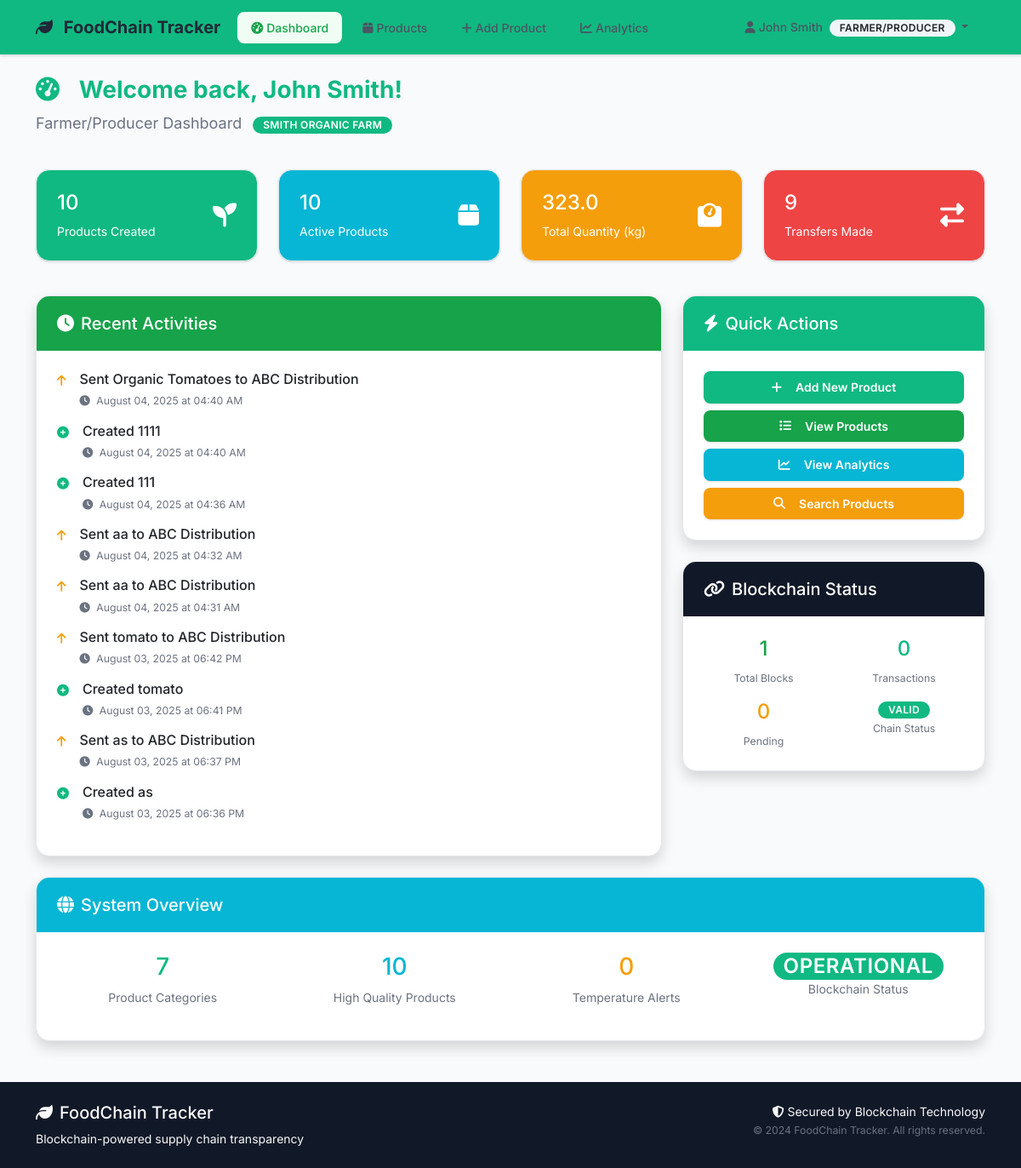
The page /dashboard/ (signed in) on the database its author committed.
### models/user.py (models this page shows, shortened)
class User(UserMixin, db.Model):
    __tablename__ = 'users'
    id = db.Column(db.Integer, primary_key=True)
    username = db.Column(db.String(80), unique=True, nullable=False)
    email = db.Column(db.String(120), unique=True, nullable=False)
    password_hash = db.Column(db.String(200), nullable=False)
    full_name = db.Column(db.String(100), nullable=False)
    phone = db.Column(db.String(20))
    address = db.Column(db.Text)
    role = db.Column(db.String(20), nullable=False)  # 'farmer', 'distributor', 'retailer', 'inspector'
    company_name = db.Column(db.String(100))
    license_number = db.Column(db.String(50))  # Business license or certification
    is_active = db.Column(db.Boolean, default=True)
    is_verified = db.Column(db.Boolean, default=False)  # For business verification
    created_at = db.Column(db.DateTime, default=datetime.utcnow)
    last_login = db.Column(db.DateTime)
    products_created = db.relationship('Product', foreign_keys='Product.created_by',
                                     backref='creator', lazy='dynamic')
    sent_transactions = db.relationship('Transaction', foreign_keys='Transaction.from_user_id',
                                      backref='sender', lazy='dynamic')
    received_transactions = db.relationship('Transaction', foreign_keys='Transaction.to_user_id',
                                          backref='receiver', lazy='dynamic')
    def get_role_display(self):
        role_names = {
            'farmer': 'Farmer/Producer',
            'distributor': 'Distributor',
            'retailer': 'Retailer',
            'inspector': 'Inspector'
        }
        return role_names.get(self.role, self.role.title())
    def can_create_products(self):
        return self.role == 'farmer'

### models/blockchain.py (models this page shows, shortened)
class Transaction(db.Model):
    __tablename__ = 'transactions'
    id = db.Column(db.Integer, primary_key=True)
    transaction_id = db.Column(db.String(100), unique=True, nullable=False)
    block_index = db.Column(db.Integer)  # Which block contains this transaction
    product_id = db.Column(db.Integer, db.ForeignKey('products.id'), nullable=False)
    from_user_id = db.Column(db.Integer, db.ForeignKey('users.id'), nullable=False)
    to_user_id = db.Column(db.Integer, db.ForeignKey('users.id'), nullable=False)
    transaction_type = db.Column(db.String(50), nullable=False)  # 'create', 'transfer', 'receive'
    quantity = db.Column(db.Float, nullable=False)
    notes = db.Column(db.Text)
    location = db.Column(db.String(200))
    latitude = db.Column(db.Float)
    longitude = db.Column(db.Float)
    temperature = db.Column(db.Float)
    humidity = db.Column(db.Float)
    pressure = db.Column(db.Float)
    vehicle_id = db.Column(db.String(50))
    transport_method = db.Column(db.String(50))  # 'truck', 'ship', 'plane', etc.
    expected_delivery = db.Column(db.DateTime)
    quality_check_passed = db.Column(db.Boolean, default=True)
    quality_notes = db.Column(db.Text)
    signature = db.Column(db.Text)
    timestamp = db.Column(db.DateTime, default=datetime.utcnow)
    created_at = db.Column(db.DateTime, default=datetime.utcnow)

### routes/dashboard.py (the view)
@dashboard_bp.route('/')
@login_required
def main():
    blockchain_info = get_blockchain_info()
    user_stats = get_user_statistics(current_user)
    recent_activities = get_recent_activities(current_user)
    system_overview = get_system_overview()
    return render_template('dashboard/main.html',
                         user=current_user,
                         blockchain_info=blockchain_info,
                         user_stats=user_stats,
                         recent_activities=recent_activities,
                         system_overview=system_overview)

### templates/dashboard/main.html (shortened to what this page needs)
{% extends "base.html" %}
{% block content %}
<div class="row mb-4">
    <div class="col-12">
        <h1 class="display-6 fw-bold text-success">
            <i class="fas fa-tachometer-alt me-3"></i>
            Welcome back, {{ current_user.full_name }}!
        </h1>
        <p class="lead text-muted">
            {{ current_user.get_role_display() }} Dashboard
            <span class="badge bg-success ms-2">{{ current_user.company_name or 'Individual' }}</span>
        </p>
    </div>
</div>
<div class="row mb-4">
    {% if current_user.role == 'farmer' %}
        <div class="col-md-3 mb-3">
            <div class="card bg-success text-white">
                <div class="card-body">
                    <div class="d-flex justify-content-between">
                        <div>
                            <h4 class="card-title">{{ user_stats.products_created or 0 }}</h4>
                            <p class="card-text">Products Created</p>
                        </div>
                        <div class="align-self-center">
                            <i class="fas fa-seedling fa-2x"></i>
                        </div>
                    </div>
                </div>
            </div>
        </div>
        <div class="col-md-3 mb-3">
            <div class="card bg-info text-white">
                <div class="card-body">
                    <div class="d-flex justify-content-between">
                        <div>
                            <h4 class="card-title">{{ user_stats.active_products or 0 }}</h4>
                            <p class="card-text">Active Products</p>
                        </div>
                        <div class="align-self-center">
                            <i class="fas fa-box fa-2x"></i>
                        </div>
                    </div>
                </div>
            </div>
        </div>
        <div class="col-md-3 mb-3">
            <div class="card bg-warning text-white">
                <div class="card-body">
                    <div class="d-flex justify-content-between">
                        <div>
                            <h4 class="card-title">{{ "%.1f"|format(user_stats.total_quantity or 0) }}</h4>
                            <p class="card-text">Total Quantity (kg)</p>
                        </div>
                        <div class="align-self-center">
                            <i class="fas fa-weight fa-2x"></i>
                        </div>
                    </div>
                </div>
            </div>
        </div>
        <div class="col-md-3 mb-3">
            <div class="card bg-danger text-white">
                <div class="card-body">
                    <div class="d-flex justify-content-between">
                        <div>
                            <h4 class="card-title">{{ user_stats.transactions_sent or 0 }}</h4>
                            <p class="card-text">Transfers Made</p>
                        </div>
                        <div class="align-self-center">
                            <i class="fas fa-exchange-alt fa-2x"></i>
                        </div>
                    </div>
                </div>
            </div>
        </div>
    {% endif %}
</div>
<div class="row">
    <div class="col-lg-8 mb-4">
        <div class="card shadow">
            <div class="card-header bg-primary text-white">
                <h5 class="mb-0">
                    <i class="fas fa-clock me-2"></i>Recent Activities
                </h5>
            </div>
            <div class="card-body">
                {% if recent_activities %}
                    <div class="timeline">
                        {% for activity in recent_activities %}
                            <div class="timeline-item d-flex mb-3">
                                <div class="timeline-marker">
                                    {% if activity.type == 'created' %}
                                        <i class="fas fa-plus-circle text-success"></i>
                                    {% elif activity.type == 'sent' %}
                                        <i class="fas fa-arrow-up text-warning"></i>
                                    {% elif activity.type == 'received' %}
                                        <i class="fas fa-arrow-down text-info"></i>
                                    {% endif %}
                                </div>
                                <div class="timeline-content ms-3">
                                    <h6 class="mb-1">{{ activity.description }}</h6>
                                    <small class="text-muted">
                                        <i class="fas fa-clock me-1"></i>
                                        {{ activity.timestamp.strftime('%B %d, %Y at %I:%M %p') }}
                                    </small>
                                </div>
                            </div>
                        {% endfor %}
                    </div>
                {% endif %}
            </div>
        </div>
    </div>
    <div class="col-lg-4 mb-4">
        <div class="card shadow mb-4">
            <div class="card-header bg-success text-white">
                <h5 class="mb-0">
                    <i class="fas fa-bolt me-2"></i>Quick Actions
                </h5>
            </div>
            <div class="card-body">
                {% if current_user.can_create_products() %}
                    <a href="{{ url_for('products.add_product') }}" class="btn btn-success w-100 mb-2">
                        <i class="fas fa-plus me-2"></i>Add New Product
                    </a>
                {% endif %}
                <a href="{{ url_for('products.list_products') }}" class="btn btn-primary w-100 mb-2">
                    <i class="fas fa-list me-2"></i>View Products
                </a>
                <a href="{{ url_for('analytics.dashboard') }}" class="btn btn-info w-100 mb-2">
                    <i class="fas fa-chart-line me-2"></i>View Analytics
                </a>
                <a href="{{ url_for('products.search_products') }}" class="btn btn-warning w-100">
                    <i class="fas fa-search me-2"></i>Search Products
                </a>
            </div>
        </div>
        <div class="card shadow">
            <div class="card-header bg-dark text-white">
                <h5 class="mb-0">
                    <i class="fas fa-link me-2"></i>Blockchain Status
                </h5>
            </div>
            <div class="card-body">
                <div class="row text-center">
                    <div class="col-6 mb-3">
                        <h4 class="text-primary">{{ blockchain_info.total_blocks }}</h4>
                        <small class="text-muted">Total Blocks</small>
                    </div>
                    <div class="col-6 mb-3">
                        <h4 class="text-success">{{ blockchain_info.total_transactions }}</h4>
                        <small class="text-muted">Transactions</small>
                    </div>
                    <div class="col-6">
                        <h4 class="text-warning">{{ blockchain_info.pending_transactions }}</h4>
                        <small class="text-muted">Pending</small>
                    </div>
                    <div class="col-6">
                        <span class="badge bg-{{ 'success' if blockchain_info.is_valid else 'danger' }}">
                            {{ 'Valid' if blockchain_info.is_valid else 'Invalid' }}
                        </span>
                        <br><small class="text-muted">Chain Status</small>
                    </div>
                </div>
            </div>
        </div>
    </div>
</div>
<div class="row">
    <div class="col-12">
        <div class="card shadow">
            <div class="card-header bg-info text-white">
                <h5 class="mb-0">
                    <i class="fas fa-globe me-2"></i>System Overview
                </h5>
            </div>
            <div class="card-body">
                <div class="row text-center">
                    <div class="col-md-3 mb-3">
                        <h3 class="text-success">{{ system_overview.category_stats|length or 0 }}</h3>
                        <p class="text-muted mb-0">Product Categories</p>
                    </div>
                    <div class="col-md-3 mb-3">
                        <h3 class="text-info">{{ system_overview.quality_stats.high_quality or 0 }}</h3>
                        <p class="text-muted mb-0">High Quality Products</p>
                    </div>
                    <div class="col-md-3 mb-3">
                        <h3 class="text-warning">{{ system_overview.temperature_alerts or 0 }}</h3>
                        <p class="text-muted mb-0">Temperature Alerts</p>
                    </div>
                    <div class="col-md-3 mb-3">
                        <span class="badge bg-success fs-4">{{ system_overview.blockchain_status.title() }}</span>
                        <p class="text-muted mb-0">Blockchain Status</p>
                    </div>
                </div>
            </div>
        </div>
    </div>
</div>
{% endblock %}

### templates/base.html (shortened to what this page needs)
<!DOCTYPE html>
<html lang="en">
<head>
    <link href="https://cdn.jsdelivr.net/npm/bootstrap@5.3.0/dist/css/bootstrap.min.css" rel="stylesheet">
    <link href="https://cdnjs.cloudflare.com/ajax/libs/font-awesome/6.4.0/css/all.min.css" rel="stylesheet">
    <link href="{{ url_for('static', filename='css/style.css') }}" rel="stylesheet">
</head>
<body>
    <nav class="navbar navbar-expand-lg navbar-dark bg-success">
        <div class="container">
            <a class="navbar-brand" href="{{ url_for('index') }}">
                <i class="fas fa-leaf me-2"></i>
                FoodChain Tracker
            </a>
            <div class="collapse navbar-collapse" id="navbarNav">
                <ul class="navbar-nav me-auto">
                    {% if current_user.is_authenticated %}
                        <li class="nav-item">
                            <a class="nav-link" href="{{ url_for('dashboard.main') }}">
                                <i class="fas fa-tachometer-alt me-1"></i>Dashboard
                            </a>
                        </li>
                        <li class="nav-item">
                            <a class="nav-link" href="{{ url_for('products.list_products') }}">
                                <i class="fas fa-box me-1"></i>Products
                            </a>
                        </li>
                        {% if current_user.can_create_products() %}
                        <li class="nav-item">
                            <a class="nav-link" href="{{ url_for('products.add_product') }}">
                                <i class="fas fa-plus me-1"></i>Add Product
                            </a>
                        </li>
                        {% endif %}
                        <li class="nav-item">
                            <a class="nav-link" href="{{ url_for('analytics.dashboard') }}">
                                <i class="fas fa-chart-line me-1"></i>Analytics
                            </a>
                        </li>
                    {% endif %}
                </ul>
                <ul class="navbar-nav">
                    {% if current_user.is_authenticated %}
                        <li class="nav-item dropdown">
                            <a class="nav-link dropdown-toggle" href="#" id="navbarDropdown" role="button" data-bs-toggle="dropdown">
                                <i class="fas fa-user me-1"></i>{{ current_user.full_name }}
                                <span class="badge bg-light text-dark ms-1">{{ current_user.get_role_display() }}</span>
                            </a>
                        </li>
                    {% endif %}
                </ul>
            </div>
        </div>
    </nav>
    <main class="container my-4">
        {% block content %}{% endblock %}
    </main>
    <footer class="bg-dark text-light py-4 mt-5">
        <div class="container">
            <div class="row">
                <div class="col-md-6">
                    <h5><i class="fas fa-leaf me-2"></i>FoodChain Tracker</h5>
                    <p class="mb-0">Blockchain-powered supply chain transparency</p>
                </div>
                <div class="col-md-6 text-md-end">
                    <p class="mb-0">
                        <i class="fas fa-shield-alt me-1"></i>Secured by Blockchain Technology
                    </p>
                    <small class="text-muted">© 2024 FoodChain Tracker. All rights reserved.</small>
                </div>
            </div>
        </div>
    </footer>
</body>
</html>

### rows shown on the page
User: full_name "John Smith", role "FARMER/PRODUCER", role "Farmer/Producer", company_name "SMITH ORGANIC FARM"
Transaction: timestamp "August 04, 2025 at 04:40 AM"
Transaction: timestamp "August 04, 2025 at 04:40 AM"
Transaction: timestamp "August 04, 2025 at 04:36 AM"
Transaction: timestamp "August 04, 2025 at 04:32 AM"
Transaction: timestamp "August 04, 2025 at 04:31 AM"
Transaction: timestamp "August 03, 2025 at 06:42 PM"
Transaction: timestamp "August 03, 2025 at 06:41 PM"
Transaction: timestamp "August 03, 2025 at 06:37 PM"
Transaction: timestamp "August 03, 2025 at 06:36 PM"

### other values the page prints
{{ user_stats.products_created or 0 }} "10"
{{ user_stats.active_products or 0 }} "10"
{{ "%.1f"|format(user_stats.total_quantity or 0) }} "323.0"
{{ user_stats.transactions_sent or 0 }} "9"
{{ activity.description }} "Sent Organic Tomatoes to ABC Distribution" "Created 1111" "Created 111" "Sent aa to ABC Distribution" "Sent aa to ABC Distribution" "Sent tomato to ABC Distribution" "Created tomato" "Sent as to ABC Distribution" "Created as"
{{ blockchain_info.total_blocks }} "1"
{{ blockchain_info.total_transactions }} "0"
{{ blockchain_info.pending_transactions }} "0"
{{ 'Valid' if blockchain_info.is_valid else 'Invalid' }} "VALID"
{{ system_overview.category_stats|length or 0 }} "7"
{{ system_overview.quality_stats.high_quality or 0 }} "10"
{{ system_overview.temperature_alerts or 0 }} "0"
{{ system_overview.blockchain_status.title() }} "OPERATIONAL"
